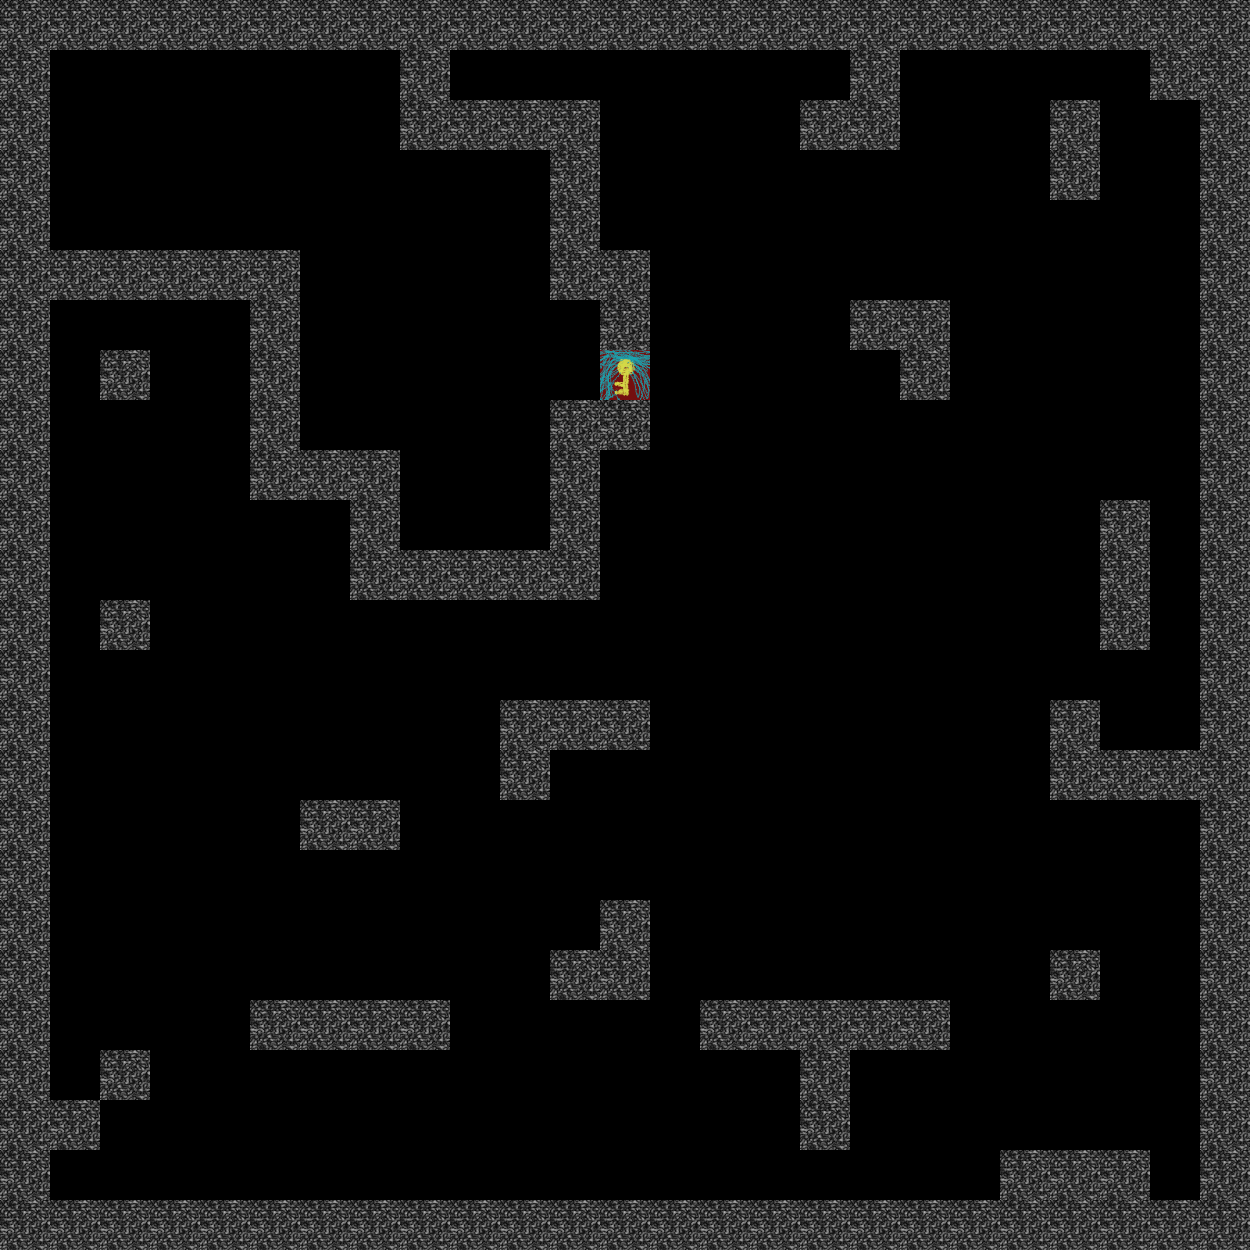

A 2D game scene composited from a Tiled map and its tileset images. What follows is a short description and the map's XML, with each tile layer's data collapsed to a summary:
An orthogonal 25x25 tile map with 50x50 px tiles, 1 tile layer (Tile Layer 1), 3 tilesets.

<map version="1.0" orientation="orthogonal" width="25" height="25" tilewidth="50" tileheight="50">
 <tileset firstgid="1" name="wall1" tilewidth="50" tileheight="50">
  <image source="../img/wall1.png" width="50" height="50" />
  <tile id="0">
   <properties>
    <property name="blocked" value="true" />
   </properties>
  </tile>
 </tileset>
 <tileset firstgid="2" name="black" tilewidth="50" tileheight="50">
  <image source="../img/black.png" width="50" height="50" />
  <tile id="0">
   <properties>
    <property name="blocked" value="false" />
   </properties>
  </tile>
 </tileset>
 <tileset firstgid="3" name="door" tilewidth="50" tileheight="50">
  <image source="../img/door.png" width="50" height="50" />
  <tile id="0">
   <properties>
    <property name="blocked" value="false" />
    <property name="key" value="key1" />
    <property name="locked" value="true" />
   </properties>
  </tile>
 </tileset>
 <layer name="Tile Layer 1" width="25" height="25">
  <data>[625 cells, 625 non-empty, 3 distinct tile ids]</data>
 </layer>
</map>